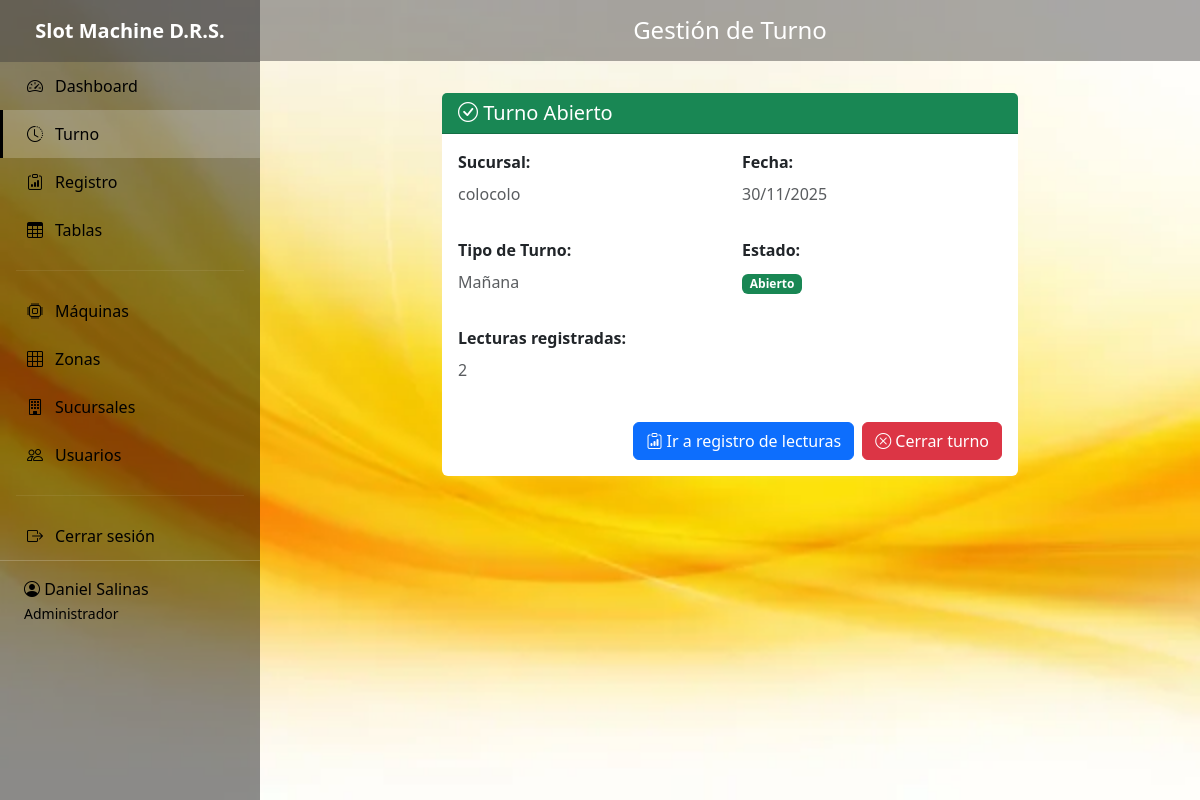
The page /turno/ (signed in) on the database as committed earlier.
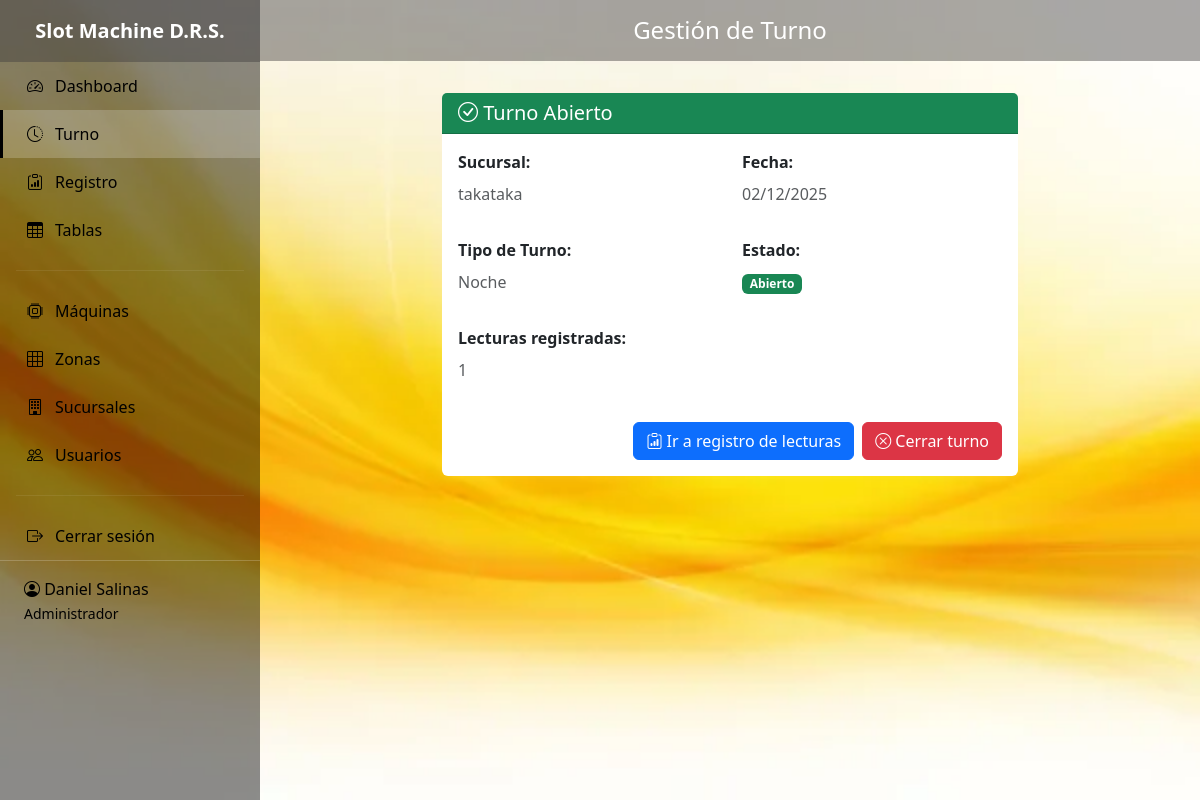
The same page on the database as committed later.
### control/models.py (models this page shows, shortened)
class Turno(models.Model):
    TIPO_TURNO_CHOICES = [
        ('Mañana', 'Mañana'),
        ('Tarde', 'Tarde'),
        ('Noche', 'Noche'),
    ]
    ESTADO_CHOICES = [
        ('Abierto', 'Abierto'),
        ('Cerrado', 'Cerrado'),
    ]
    sucursal = models.ForeignKey(
        Sucursal,
        on_delete=models.CASCADE,
        related_name='turnos',
        verbose_name='Sucursal'
    )
    usuario = models.ForeignKey(
        Usuario,
        on_delete=models.CASCADE,
        related_name='turnos',
        verbose_name='Usuario'
    )
    fecha = models.DateField(verbose_name='Fecha')
    tipo_turno = models.CharField(
        max_length=20,
        choices=TIPO_TURNO_CHOICES,
        verbose_name='Tipo de Turno'
    )
    estado = models.CharField(
        max_length=20,
        choices=ESTADO_CHOICES,
        default='Abierto',
        verbose_name='Estado'
    )
    observaciones = models.TextField(blank=True, verbose_name='Observaciones')
    total_cierre = models.DecimalField(
        max_digits=14,
        decimal_places=2,
        null=True,
        blank=True,
        verbose_name='Total de Cierre'
    )
    created_at = models.DateTimeField(auto_now_add=True, verbose_name='Fecha de Creación')
    class Meta:
        verbose_name = 'Turno'
        verbose_name_plural = 'Turnos'
        ordering = ['-fecha', '-created_at']

class Sucursal(models.Model):
    nombre = models.CharField(max_length=150, verbose_name='Nombre')
    direccion = models.CharField(max_length=255, blank=True, verbose_name='Dirección')
    telefono = models.CharField(max_length=50, blank=True, verbose_name='Teléfono')
    created_at = models.DateTimeField(auto_now_add=True, verbose_name='Fecha de Creación')
    class Meta:
        verbose_name = 'Sucursal'
        verbose_name_plural = 'Sucursales'
        ordering = ['nombre']

### control/views.py (the view, shortened to what this page needs)
# urls.py: path('turno/', views.turno_view, name='turno'),
@login_required
def turno_view(request):
    turno_abierto = Turno.objects.filter(
        usuario=request.user,
        estado='Abierto'
    ).first()
    form = TurnoForm() if not turno_abierto else None
    cantidad_lecturas = 0
    if turno_abierto:
        cantidad_lecturas = LecturaMaquina.objects.filter(
            turno=turno_abierto
        ).count()
    context = {
        'turno_abierto': turno_abierto,
        'cantidad_lecturas': cantidad_lecturas,
        'form': form,
        'sucursales': Sucursal.objects.all(),
    }
    return render(request, 'turno.html', context)

### templates/turno.html (shortened to what this page needs)
{% extends 'base.html' %}
{% block page_title %}Gestión de Turno{% endblock %}
{% block content %}
<div class="row">
    <div class="col-lg-8 mx-auto">
        {% if turno_abierto %}
            <div class="card">
                <div class="card-header bg-success text-white">
                    <h5 class="mb-0"><i class="bi bi-check-circle"></i> Turno Abierto</h5>
                </div>
                <div class="card-body">
                    <div class="row mb-3">
                        <div class="col-md-6">
                            <p class="mb-2"><strong>Sucursal:</strong></p>
                            <p class="text-muted">{{ turno_abierto.sucursal.nombre }}</p>
                        </div>
                        <div class="col-md-6">
                            <p class="mb-2"><strong>Fecha:</strong></p>
                            <p class="text-muted">{{ turno_abierto.fecha|date:"d/m/Y" }}</p>
                        </div>
                    </div>
                    <div class="row mb-3">
                        <div class="col-md-6">
                            <p class="mb-2"><strong>Tipo de Turno:</strong></p>
                            <p class="text-muted">{{ turno_abierto.tipo_turno }}</p>
                        </div>
                        <div class="col-md-6">
                            <p class="mb-2"><strong>Estado:</strong></p>
                            <span class="badge bg-success">{{ turno_abierto.estado }}</span>
                        </div>
                    </div>
                    <div class="row mb-3">
                        <div class="col-md-6">
                            <p class="mb-2"><strong>Lecturas registradas:</strong></p>
                            <p class="text-muted">{{ cantidad_lecturas }}</p>
                        </div>
                    </div>
                    <div class="d-grid gap-2 d-md-flex justify-content-md-end mt-4">
                        <a href="{% url 'control:registro' %}" class="btn btn-primary btn-lg-tablet">
                            <i class="bi bi-clipboard-data"></i> Ir a registro de lecturas
                        </a>
                        <form method="post" action="{% url 'control:cerrar_turno' turno_abierto.id %}" onsubmit="return confirm('¿Está seguro de cerrar este turno?');">
                            <button type="submit" class="btn btn-danger btn-lg-tablet">
                                <i class="bi bi-x-circle"></i> Cerrar turno
                            </button>
                        </form>
                    </div>
                </div>
            </div>
        {% endif %}
    </div>
</div>
{% endblock %}

Rows that differ between the two databases and show on the page:
no longer on this page (row edited): Turno: sucursal.nombre "colocolo", fecha "30/11/2025", tipo_turno "Mañana", estado "Abierto"
added Turno: sucursal.nombre "takataka", fecha "02/12/2025", tipo_turno "Noche", estado "Abierto"
Other text that changed with them:
{{ cantidad_lecturas }}: "2" → "1"
